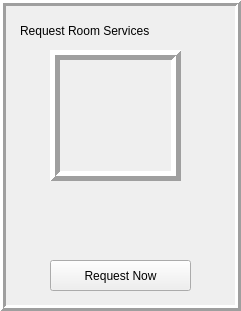
       <widget class="QFrame" name="frame_4">
        <property name="geometry">
         <rect>
          <x>20</x>
          <y>650</y>
          <width>241</width>
          <height>311</height>
         </rect>
        </property>
        <property name="frameShape">
         <enum>QFrame::Box</enum>
        </property>
        <property name="frameShadow">
         <enum>QFrame::Raised</enum>
        </property>
        <property name="lineWidth">
         <number>3</number>
        </property>
        <widget class="QLabel" name="label_44">
         <property name="geometry">
          <rect>
           <x>20</x>
           <y>20</y>
           <width>141</width>
           <height>21</height>
          </rect>
         </property>
         <property name="text">
          <string>Request Room Services</string>
         </property>
        </widget>
        <widget class="QLabel" name="label_27">
         <property name="geometry">
          <rect>
           <x>50</x>
           <y>50</y>
           <width>131</width>
           <height>131</height>
          </rect>
         </property>
         <property name="frameShape">
          <enum>QFrame::Box</enum>
         </property>
         <property name="frameShadow">
          <enum>QFrame::Raised</enum>
         </property>
         <property name="lineWidth">
          <number>5</number>
         </property>
         <property name="text">
          <string/>
         </property>
         <property name="pixmap">
          <pixmap resource="test.qrc">:/newPrefix/SERV.png</pixmap>
         </property>
         <property name="scaledContents">
          <bool>true</bool>
         </property>
        </widget>
        <widget class="QPushButton" name="pushButton_9">
         <property name="geometry">
          <rect>
           <x>50</x>
           <y>260</y>
           <width>141</width>
           <height>31</height>
          </rect>
         </property>
         <property name="styleSheet">
          <string notr="true"/>
         </property>
         <property name="text">
          <string>Request Now</string>
         </property>
        </widget>
       </widget>
